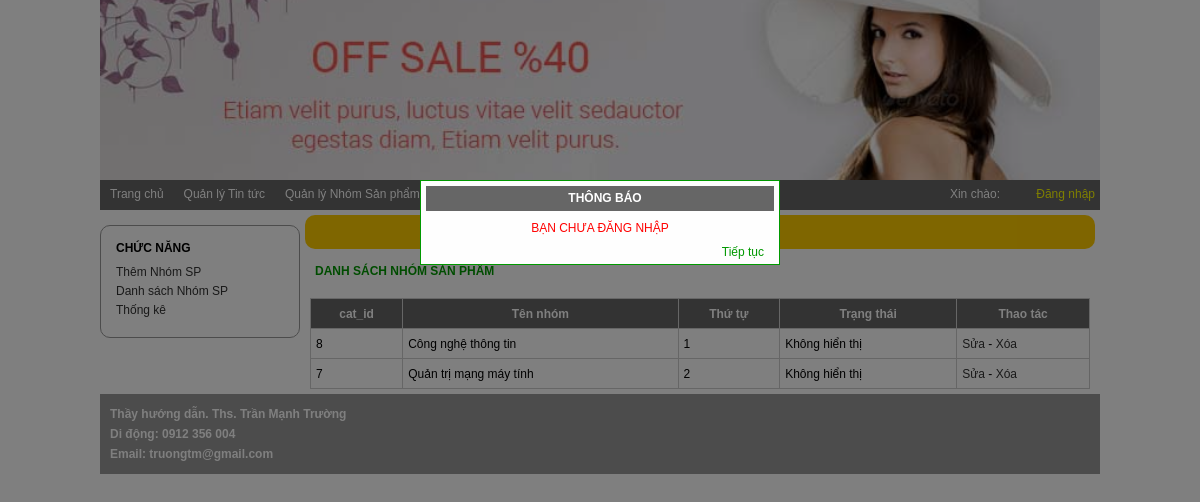
/Ngay45_MVC_TiemKiem_Login_Admin/index_admin.php?module=nhomsp, run on the app's committed database.
### tables this page shows
CREATE TABLE `tbcategory` (
  `cat_id` int(11) NOT NULL,
  `cat_name` varchar(100) NOT NULL,
  `cat_ord` int(11) DEFAULT NULL,
  `cat_status` tinyint(1) DEFAULT NULL
);

### Ngay45_MVC_TiemKiem_Login_Admin/Models/clsDatabase.php (called while the page is built, shortened)
<?php
class clsDatabase
{
	public $conn = NULL;
	function clsDatabase()
	{
		try
		{
			$this->conn = new PDO("mysql:host=localhost;dbname=shop","root","");
			$this->conn->exec("SET NAMES UTF8");
		}
		catch(PDOException $ex)
		{
			echo "<h3>" . $ex->getMessage() . "</h3>";
			die("<h3> LỖI KẾT NỐI CSDL </h3>");
		}
	}
	function ThucthiSQL($sql, $data=NULL)
	{
		$this->pdo_stm = $this->conn->prepare($sql);
		$ketqua=false;
		if($data!=NULL)
			$ketqua = $this->pdo_stm->execute($data);
		else
			$ketqua = $this->pdo_stm->execute();
		return $ketqua;
	}
}
?>

### Ngay45_MVC_TiemKiem_Login_Admin/Models/clsCategory.php (called while the page is built, shortened)
<?php
class clsCategory
{
	public $db;
	function clsCategory()
	{
		$this->db = new clsDatabase();
	}
	function LayDanhSachNhomSanpham($trangthai =2, $order =0)
	{
		$sql = "SELECT * FROM tbcategory";
		if($order == 1)
			$sql .= " ORDER BY cat_ord ASC";
		else if($order == -1)
			$sql .= " ORDER BY cat_ord DESC";
				$ketqua = $this->db->ThucthiSQL($sql);
		if($ketqua==TRUE)
			$this->data = $this->db->pdo_stm->fetchAll();
		return $ketqua;
	}
}
?>

### Ngay45_MVC_TiemKiem_Login_Admin/Views/vDanhSachNhomSP.php (the view)
 	<div id="content_left">
     	<div class="left1">
         	<h3>CHỨC NĂNG</h3>
             <p><a href="?module=<?=$module?>&act=them">Thêm Nhóm SP</a></p>
             <p><a href="?module=<?=$module?>">Danh sách Nhóm SP</a></p>
             <p><a href="?module=<?=$module?>">Thống kê</a></p>
         </div>
     </div>
     <div id="content_right">
     	<h1> QUẢN LÝ NHÓM SẢN PHẨM</h1>
         <h2> DANH SÁCH NHÓM SẢN PHẨM</h2>
         <div id="right_detail">
         <table width="100%" border="1" class="Content_Table" cellpadding="0" cellspacing="0">
         	<tr>
             	<td> cat_id </td>
                 <td> Tên nhóm </td>
                 <td> Thứ tự </td>
                 <td> Trạng thái </td>
                 <td> Thao tác </td>
             </tr>
             <?php
	$rows = $Nhomsanpham->data;
	foreach($rows as $row)
	{
		$trangthai="";
		if($row["cat_status"]==0)
			$trangthai = "Không hiển thị";
		else if($row["cat_status"]==1)
			$trangthai = "Có hiển thị";
	?>
             <tr>
             	<td> <?=$row["cat_id"]?> </td>
                 <td> <?=$row["cat_name"]?> </td>
                 <td> <?=$row["cat_ord"]?> </td>
                 <td> <?=$trangthai?></td>
                 <td> <a href="?module=<?=$module?>&act=sua&id=<?=$row["cat_id"]?>"> Sửa </a>
     				- <a href="?module=<?=$module?>&act=xoa&id=<?=$row["cat_id"]?>"
                     		onClick="return confirm('Chắc chắn xóa?');"> Xóa </a> </td>
             </tr>
             <?php
	}
	?>
         </table>
</div>
     </div>

### Ngay45_MVC_TiemKiem_Login_Admin/css_Admin/Style.css (style rules this page uses)
* { margin:0px; padding:0px; box-sizing:border-box; font-family:Tahoma, Geneva, sans-serif; font-size:12px }
#content_left { width:200px; float:left }
#content_right { width:800px; float:left }
#content_right > h1 { color; text-align:center; padding:10px; margin:5px; background:#FC0; color:#333; border-radius:10px }
#content_right > h2 { color:#090; padding:10px; margin:5px; }
.left1 { width:200px; border:1px #999999 solid; border-radius:10px; margin:15px 0px; padding:15px; }
.left1 h3 { margin-bottom:10px }
.left1 p { margin:5px 0px }
.left1 a { text-decoration:none; color:#333 }

### Ngay45_MVC_TiemKiem_Login_Admin/css_Admin/ContentRight.css (style rules this page uses)
#right_detail { width:800px; height:auto; margin:0px; overflow:auto; padding:0px 10px }
.Content_Table { margin:5px auto; border:1px #CCCCCC solid; border-collapse:collapse; }
.Content_Table tr { height:30px }
.Content_Table tr:first-child { background:#666; color:white; font-weight:bold; text-align:center }
.Content_Table td { padding:5px }
.Content_Table a { color:#333; text-decoration:none }

### data on the page
tbcategory: cat_id "8", cat_name "Công nghệ thông tin", cat_ord "1", cat_status "Không hiển thị"
tbcategory: cat_id "7", cat_name "Quản trị mạng máy tính", cat_ord "2", cat_status "Không hiển thị"

### other printed values
$thongbao "BẠN CHƯA ĐĂNG NHẬP"
